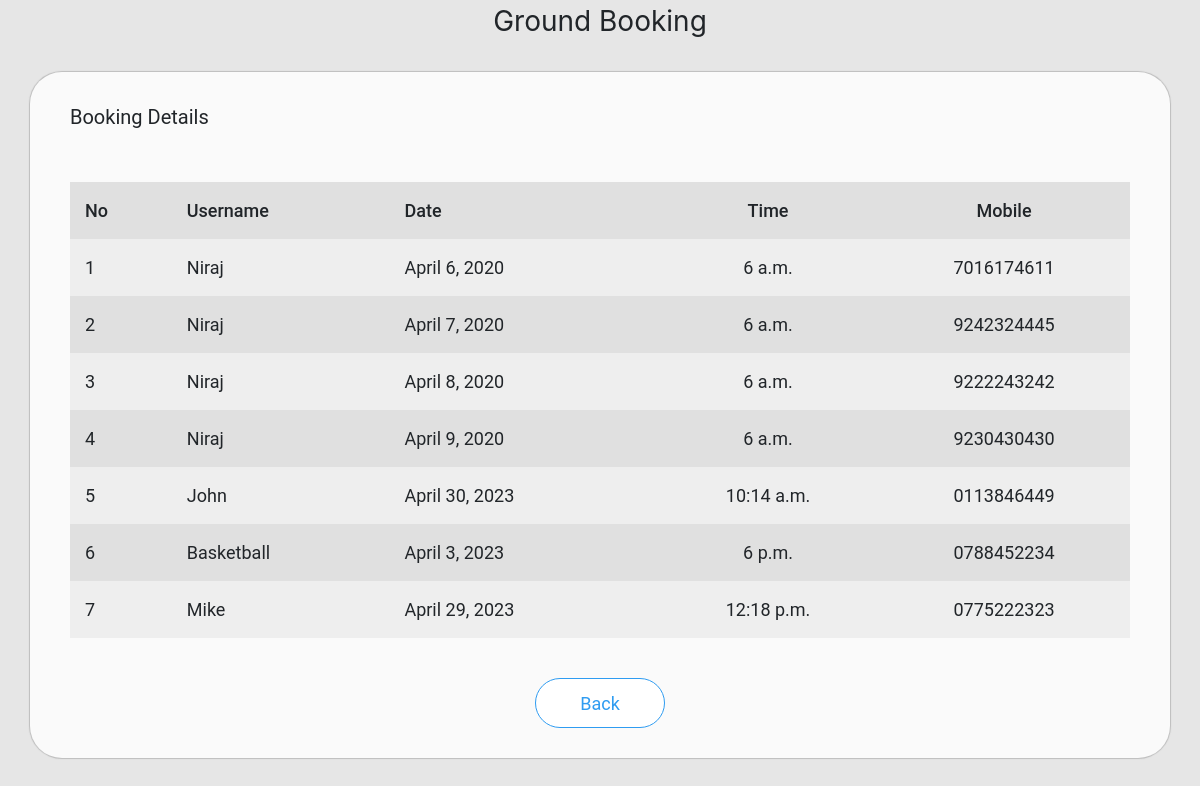
Page /admin_booking (signed in) on the committed database.
### scmapp/models.py (models this page shows)
class Book_ground(models.Model):
    bid = models.AutoField(primary_key=True)
    uid = models.IntegerField()
    name = models.CharField(max_length=20)
    date = models.DateField()
    time = models.TimeField()
    mobile = models.CharField(max_length=10)

### scmapp/views.py (the view)
# urls.py: url(r'^admin_booking',views.admin_booking,name='admin_booking'),
def admin_booking(request):
    if 'aname' in request.session:
        booking = Book_ground.objects.all()
        data = {'booking':booking}
        return render(request,'admin_booking.html',context=data)
    else:
        data = {'status':'You need to login first'}
        return render(request,'admin_login.html',context=data)

### templates/admin_booking.html (shortened to what this page needs)
<!DOCTYPE html>
{% load static %}
<html>
<head>
  <link rel="stylesheet" href="https://stackpath.bootstrapcdn.com/bootstrap/4.4.1/css/bootstrap.min.css">
  <link rel="stylesheet" href="{% static 'css/admin_event.css' %}">
</head>
<body>
<div class="container-fluid header text-center">
  Ground Booking
</div>
<div class="container box">
  Booking Details
  <table>
    <tr style="font-weight:500;">
      <td>No</td>
      <td>Username</td>
      <td>Date</td>
      <td>Time</td>
      <td>Mobile</td>
    </tr>
    {% for b in booking %}
      <tr>
        <td>{{ forloop.counter }}</td>
        <td>{{ b.name}}</td>
        <td>{{ b.date }}</td>
        <td>{{ b.time }}</td>
        <td>{{ b.mobile }}</td>
      </tr>
    {% empty %}
      <tr>
        <td colspan="5" align="center">No Bookings</td>
      </tr>
    {% endfor %}
  </table>
  <div class="footer">
    <a href="{% url 'scmapp:admin_home' %}"><button>Back</button></a>
  </div>
</div>
</body>
</html>

### static/css/admin_event.css (style rules this page uses)
body { background-color: #e6e6e6; }
.header { margin: 30 0px 0px 0px; font-size: 28px; }
.container { width: 100%; }
.box { margin-top: 30px; margin-bottom: 50px; background-color: #fafafa; font-family: 'Roboto'; font-size: 20px; padding: 30px 40px 30px 40px; border-radius: 32px; -webkit-box-shadow:0px 0px 1px 1px #bdbdbd; }
.box button { width: 130px; height: 50px; margin: 0px; background-color: #fff; outline: none; border:1.5px solid #2f9cf1; border-radius: 64px; font-size: 18px; color:#2f9cf1; }
.box table { margin:50px 0px 0px 0px; width:100%; }
.box td { padding:15px; }
.box tr { font-size: 18px; }
.box tr:nth-child(1) { font-size: 18px; font-weight: 500; background-color: #a9a9a9; }
.box tr:nth-child(even) { background-color: #eeeeee; }
.box tr:nth-child(odd) { background-color: #e0e0e0; }
.box td:nth-child(4) { text-align: center; }
.box td:nth-child(5) { text-align: center; }
.footer { margin:40px 0px 0px 0px; height: 50px; text-align: center; }

### rows in the picture
Book_ground: name "Niraj", date "April 6, 2020", time "6 a.m.", mobile "7016174611"
Book_ground: name "Niraj", date "April 7, 2020", time "6 a.m.", mobile "9242324445"
Book_ground: name "Niraj", date "April 8, 2020", time "6 a.m.", mobile "9222243242"
Book_ground: name "Niraj", date "April 9, 2020", time "6 a.m.", mobile "9230430430"
Book_ground: name "John", date "April 30, 2023", time "10:14 a.m.", mobile "0113846449"
Book_ground: name "Basketball", date "April 3, 2023", time "6 p.m.", mobile "0788452234"
Book_ground: name "Mike", date "April 29, 2023", time "12:18 p.m.", mobile "0775222323"
